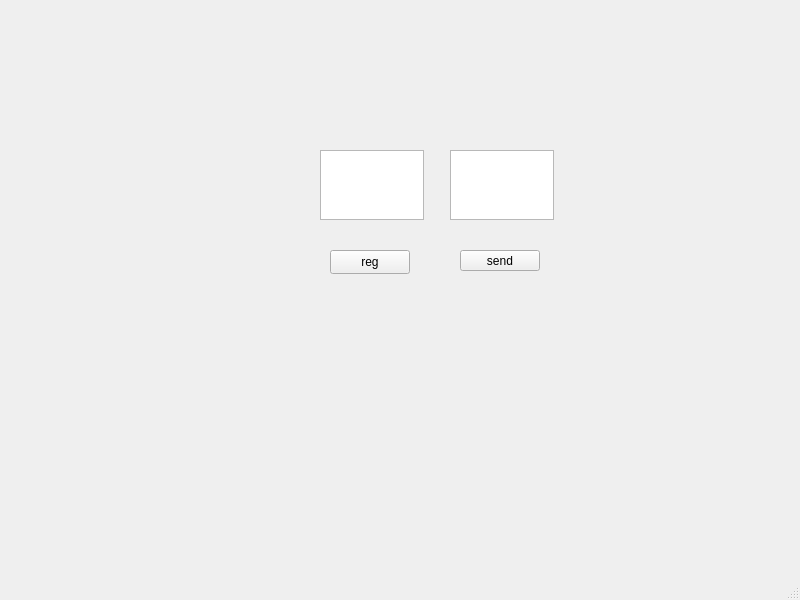
<?xml version="1.0" encoding="UTF-8"?>
<ui version="4.0">
 <class>MainWindow</class>
 <widget class="QMainWindow" name="MainWindow">
  <property name="geometry">
   <rect>
    <x>0</x>
    <y>0</y>
    <width>800</width>
    <height>600</height>
   </rect>
  </property>
  <property name="windowTitle">
   <string>MainWindow</string>
  </property>
  <widget class="QWidget" name="centralwidget">
   <widget class="QPushButton" name="pushButton">
    <property name="geometry">
     <rect>
      <x>330</x>
      <y>250</y>
      <width>80</width>
      <height>24</height>
     </rect>
    </property>
    <property name="text">
     <string>reg</string>
    </property>
   </widget>
   <widget class="QTextEdit" name="textEdit">
    <property name="geometry">
     <rect>
      <x>320</x>
      <y>150</y>
      <width>104</width>
      <height>70</height>
     </rect>
    </property>
   </widget>
   <widget class="QTextEdit" name="textEdit_2">
    <property name="geometry">
     <rect>
      <x>450</x>
      <y>150</y>
      <width>104</width>
      <height>70</height>
     </rect>
    </property>
   </widget>
   <widget class="QPushButton" name="pushButton_2">
    <property name="geometry">
     <rect>
      <x>460</x>
      <y>250</y>
      <width>80</width>
      <height>21</height>
     </rect>
    </property>
    <property name="text">
     <string>send</string>
    </property>
   </widget>
  </widget>
  <widget class="QMenuBar" name="menubar">
   <property name="geometry">
    <rect>
     <x>0</x>
     <y>0</y>
     <width>800</width>
     <height>21</height>
    </rect>
   </property>
  </widget>
  <widget class="QStatusBar" name="statusbar"/>
 </widget>
 <resources/>
 <connections/>
</ui>
